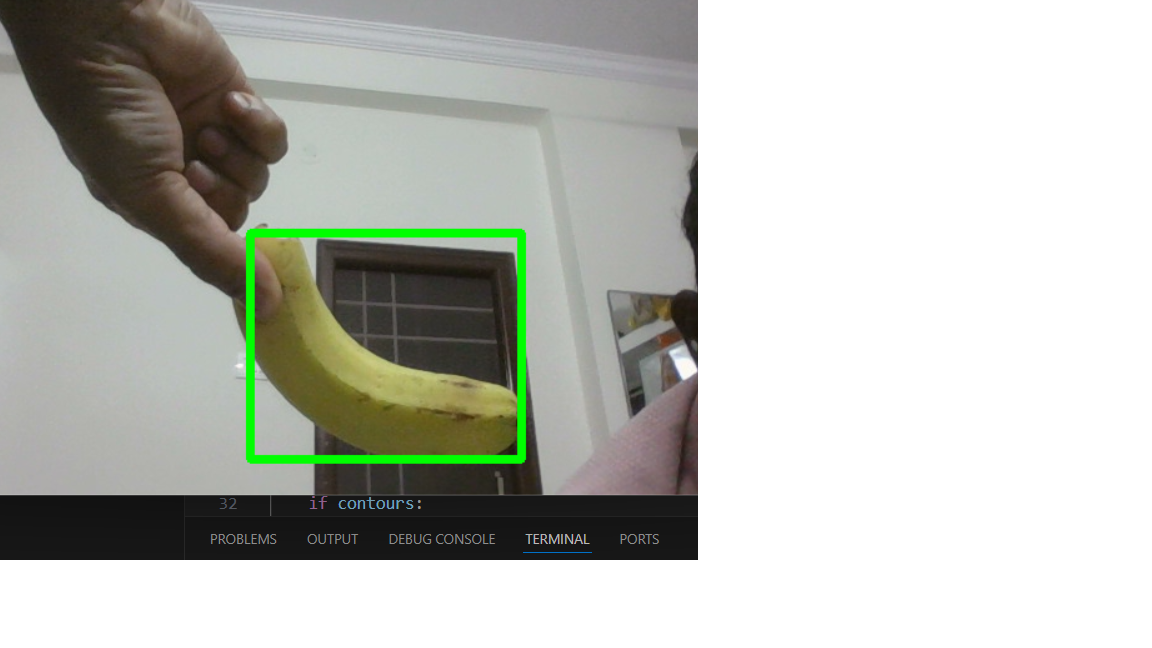
#> input picture Banana.png, 1152 x 648 px, given in place of the camera
$ python yellowdetection.py
#> lines starting #> are read from the running program, lines starting #| are printed output that depends on the picture; after the words box and inside, x2 and y2 are one past the last pixel; in counts of white or black regions, pixels touching at a corner belong together
import cv2
import numpy as np

def get_limits(color):
    # Convert BGR color to HSV
    color_hsv = cv2.cvtColor(np.uint8([[color]]), cv2.COLOR_BGR2HSV)[0][0]

    # Define lower and upper HSV range with some tolerance
    lower_limit = np.array([max(color_hsv[0] - 10, 0), 100, 100])
    upper_limit = np.array([min(color_hsv[0] + 10, 179), 255, 255])

    return lower_limit, upper_limit

yellow = [0, 255, 255]  # Yellow in BGR

cap = cv2.VideoCapture(0)  # Change index if needed

while True:
    ret, frame = cap.read()
#> frame is the input picture: shape (648, 1152, 3); mean B, G, R 182.4, 189.5, 187.1
    if not ret:
        print("Failed to grab frame")
        break

    hsvImage = cv2.cvtColor(frame, cv2.COLOR_BGR2HSV)
#> hsvImage: shape (648, 1152, 3); mean H, S, V 23.6, 19.4, 191.2
    lowerLimit, upperLimit = get_limits(yellow)

    mask = cv2.inRange(hsvImage, lowerLimit, upperLimit)
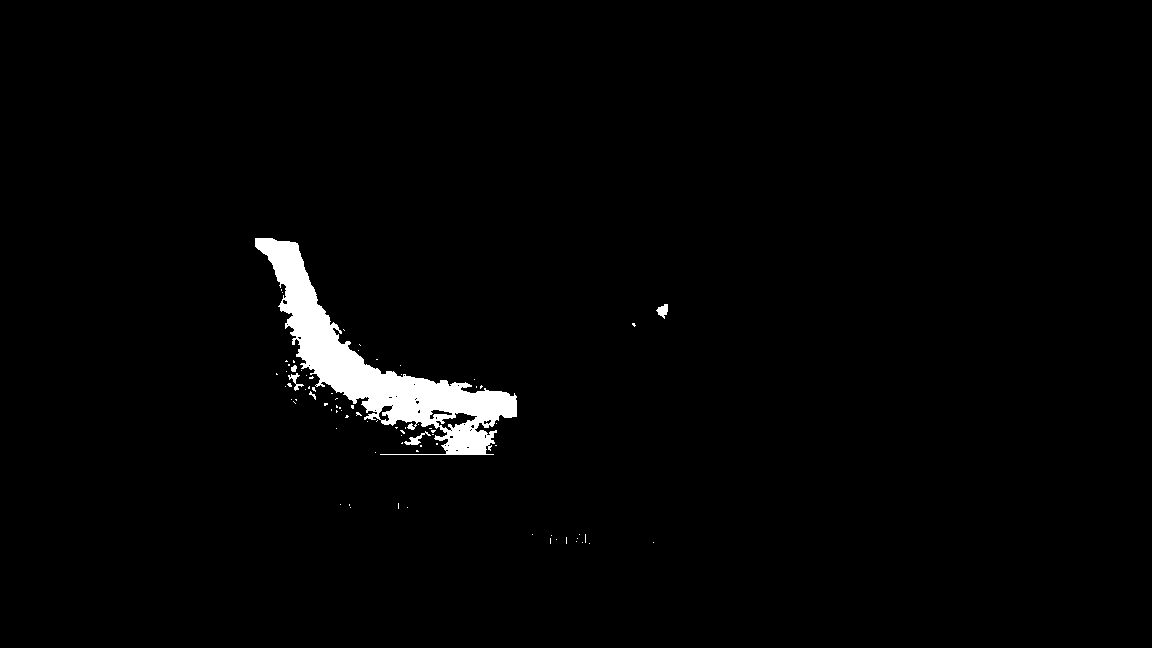
#> mask: shape (648, 1152); 1.9% white; 80 white regions (74 under 20 px)

    # Find contours in the mask
    contours, _ = cv2.findContours(mask, cv2.RETR_EXTERNAL, cv2.CHAIN_APPROX_SIMPLE)
#> contours = 80 contours, 75 with area under 20; largest, box (x1, y1, x2, y2) and area: (255, 238, 517, 455) 13618, (656, 304, 668, 319) 86, (404, 431, 431, 445) 80, (288, 373, 304, 391) 55, (291, 365, 297, 372) 22

    if contours:
        # Find the largest contour by area
        largest_contour = max(contours, key=cv2.contourArea)
#> largest_contour = contour of 671 points, box (x1, y1, x2, y2) (255, 238, 517, 455), area 13618
        # Get bounding rectangle
        x, y, w, h = cv2.boundingRect(largest_contour)
#> x = 255; y = 238; w = 262; h = 217
        # Draw rectangle on the original frame
        cv2.rectangle(frame, (x, y), (x + w, y + h), (0, 255, 0), 5)
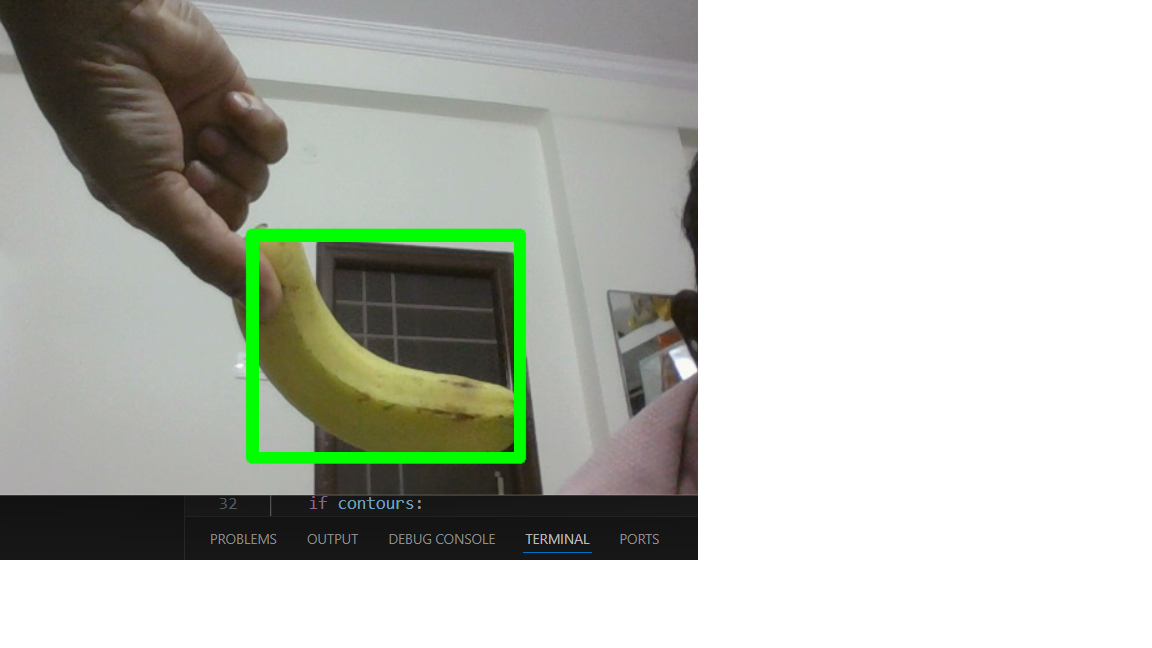
#> frame: shape (648, 1152, 3); 0.6% of pixels changed, all inside (x1, y1, x2, y2) = (254, 237, 519, 456)

    cv2.imshow('frame', frame)

    if cv2.waitKey(1) & 0xFF == ord('q'):
#> (key q is pressed here)
        break

cap.release()
cv2.destroyAllWindows()
